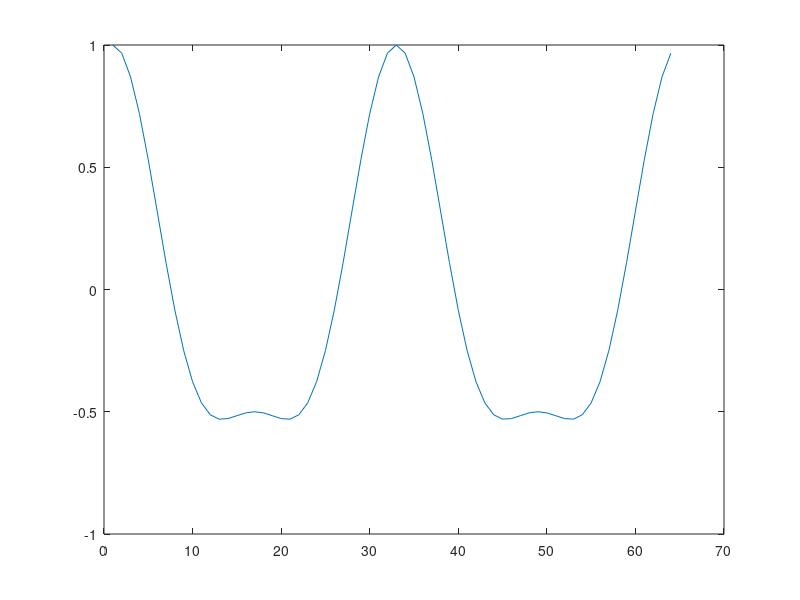

This figure's MATLAB source:
%% make h1, a sampled sinusoidal vector, with 8192 points, at freq pi/8...
ang1 = pi/8;
ang2 = pi/16;
[x1, y1] = pol2cart(ang1, 1);
[x2, y2] = pol2cart(ang2, 1);
lambda1 = x1+(1i*y1);
lambda2 = x2+(1i*y2);
winsize = 64;
h1 = lambda1.^(0:winsize-1);

%% h2 has inverted phase...
%h2 = lambda.^(winsize/8:winsize+winsize/8-1);

%% h2 has a different frequency...
h2 = lambda2.^(0:winsize-1);

h = [h1;h2];
%H = [fft(h1); fft(h2)];
H = fft2(h);

%% xfade is an angle from 0 - pi, describing the crossfade weights
xfade = 0;

[xfx, xfy] = pol2cart(xfade, 1);
xfc = xfx + (xfy*1i);

%% k is a 2d row vector with complex conjugate entries of xfade
k = [xfc, conj(xfc)*-0.5];

output = real(ifft(H'*k'))/2;

plot(output);
